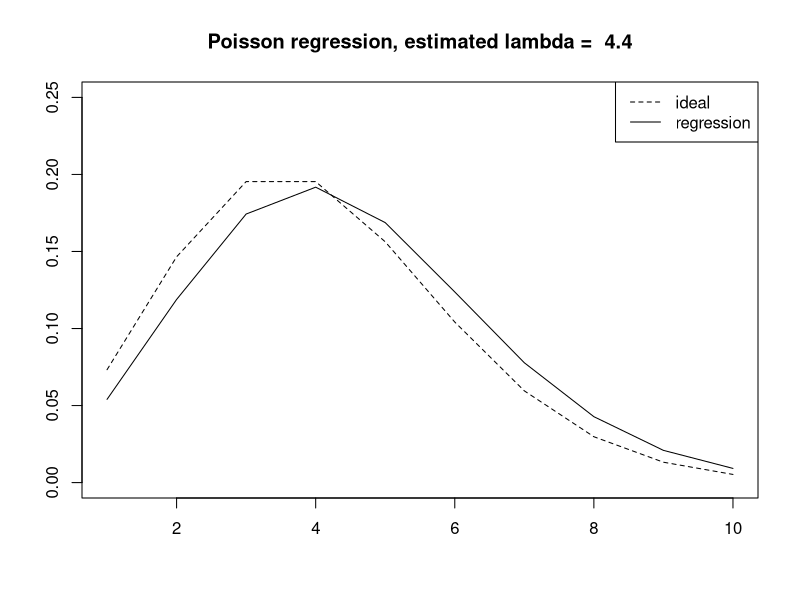
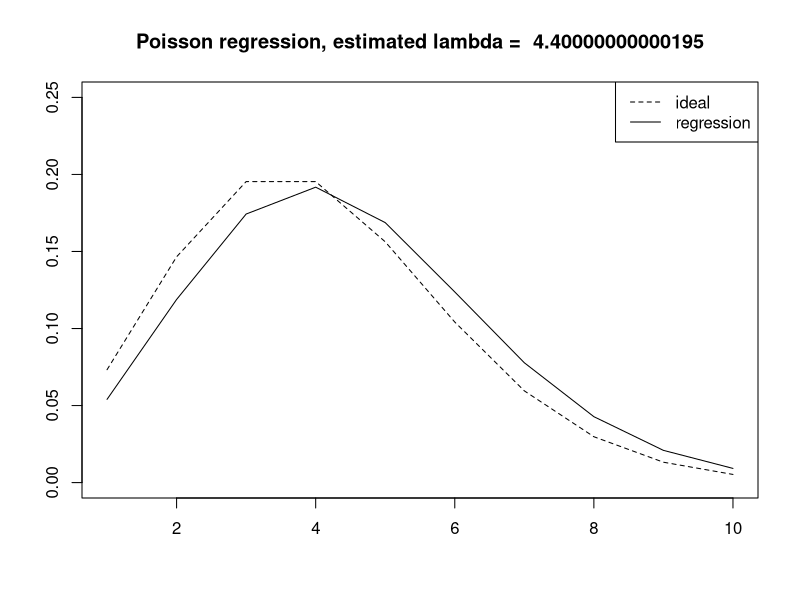
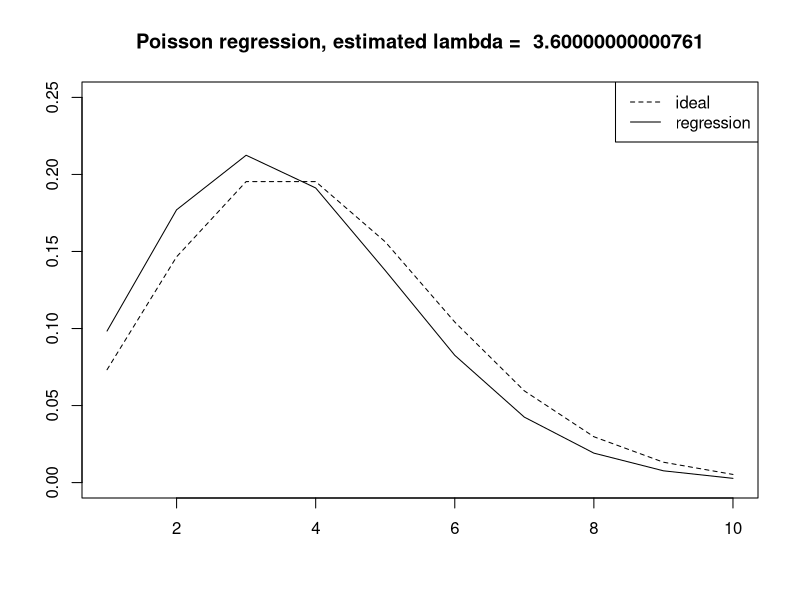
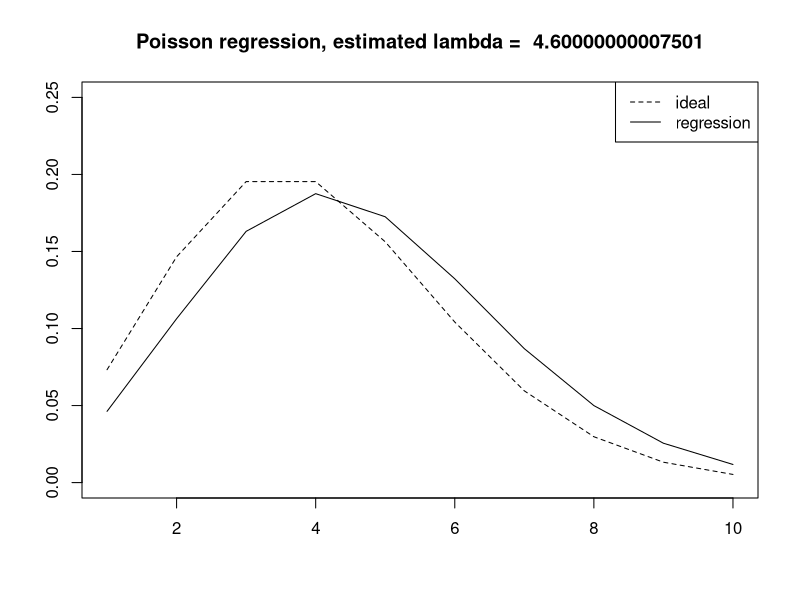
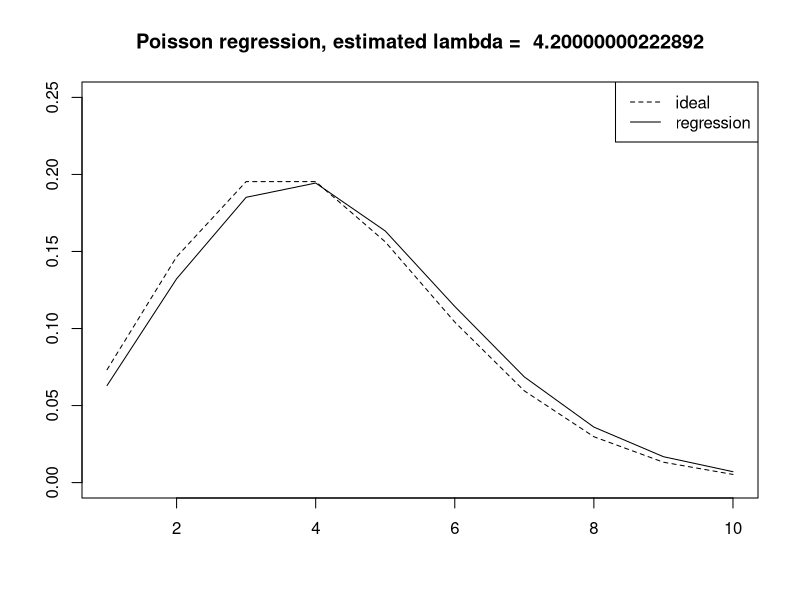
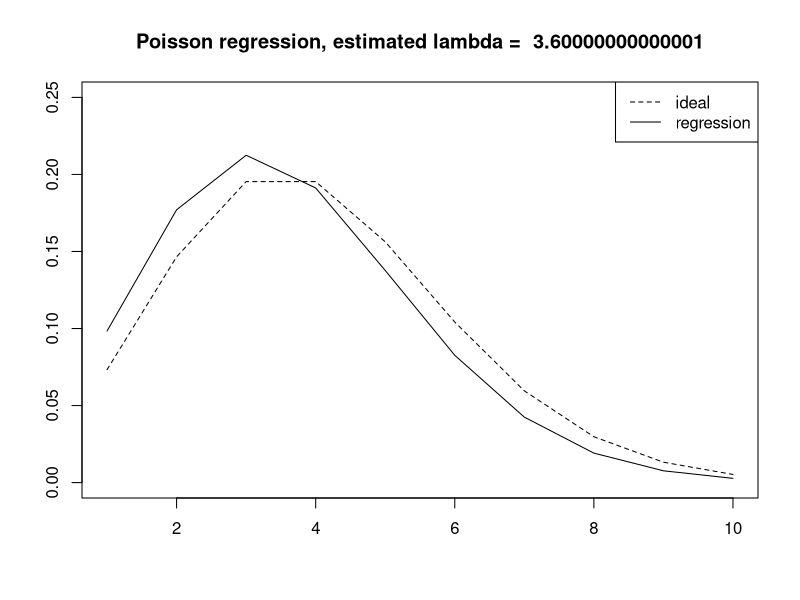
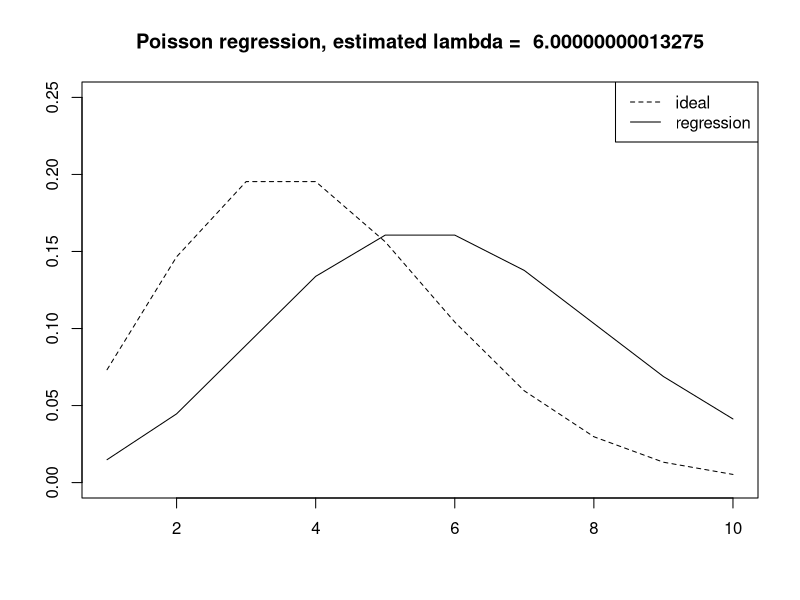
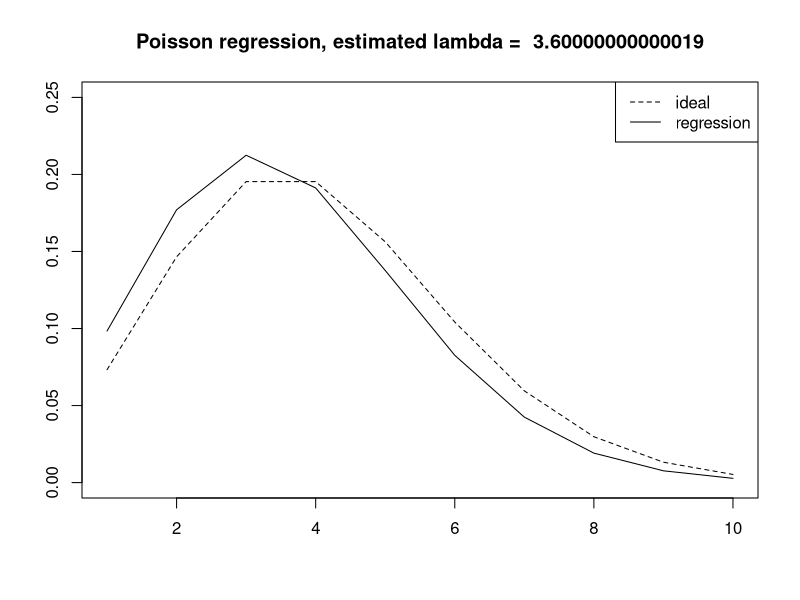

The R script that drew these images, in order:
legends <- c("ideal", "regression")
ltys <- c("dashed", "solid")
for (i in 1:10) {
  y <- rpois(5, lambda = 4)
  data <- data.frame(y)
  
  fit <- glm(formula = y ~ 1, family = poisson, data = data)
  l <- exp(fit$coefficients[1])
  
  title <- paste("Poisson regression, estimated lambda = ", l)
  plot(1:10, dpois(1:10, lambda = 4), ylim = c(0.0, 0.25), type = "l", lty = "dashed", main = title, xlab = "", ylab = "")
  lines(1:10, dpois(1:10, lambda = l), type = "l")
  legend("topright", legend = legends, lty = ltys)
}
